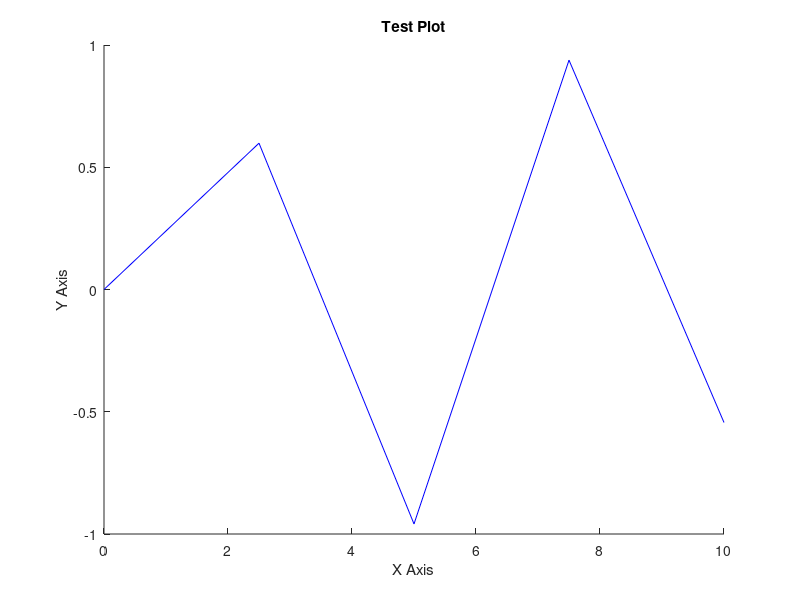

Write the MATLAB code that produced this figure.
% Test all critical MATLAB fixes
disp('Testing MATLAB transpiler fixes...');
disp('');

% Test 1: pi constant
disp('Test 1: pi constant');
x = 2 * pi;
disp(x);

% Test 2: linspace
disp('');
disp('Test 2: linspace');
arr = linspace(0, 10, 5);
disp('linspace(0, 10, 5) created');

% Test 3: Array operations (sin of array)
disp('');
disp('Test 3: Array operations');
y = sin(arr);
disp('sin(array) computed');

% Test 4: figure/hold commands (should be ignored)
disp('');
disp('Test 4: figure/hold commands');
figure;
hold on;
disp('figure and hold commands processed');

% Test 5: xlabel/ylabel/title (should be ignored)
disp('');
disp('Test 5: xlabel/ylabel/title commands');
xlabel('X Axis');
ylabel('Y Axis');
title('Test Plot');
disp('Label commands processed');

% Test 6: Plot with line styles (styles should be ignored)
disp('');
disp('Test 6: Plot with line styles');
plot(arr, y, 'b-');
disp('Plot command with line style processed');

hold off;
disp('');
disp('All tests completed!');
